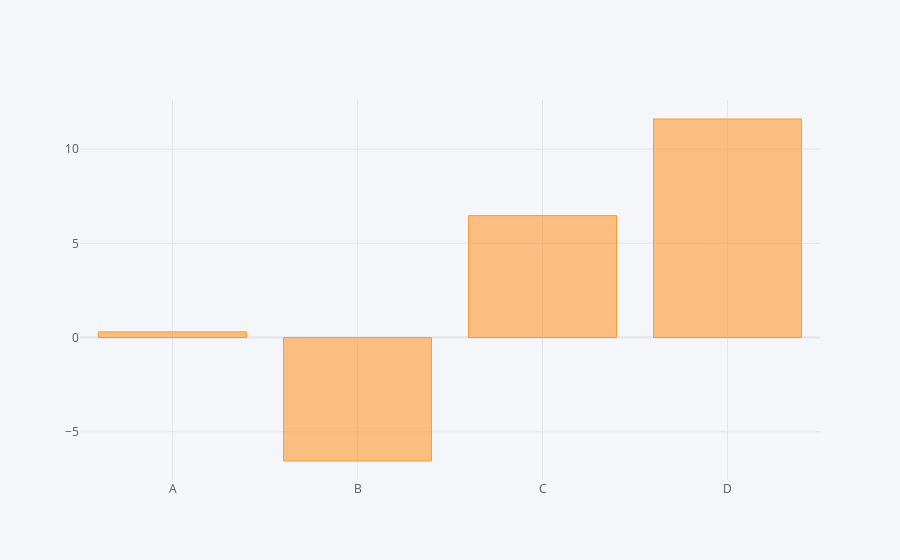

Write notebook code for a chart like this one.
### Code cell
df.sum().iplot(kind='bar')

### Figure 1 — Plotly figure (JSON) as saved in the notebook; plotly's stock layout.template omitted (floating-point values rounded to 4 significant figures)
{"data": [{"marker": {"color": "rgba(255, 153, 51, 0.6)", "line": {"color": "rgba(255, 153, 51, 1.0)", "width": 1}}, "name": "None", "orientation": "v", "text": "", "type": "bar", "x": ["A", "B", "C", "D"], "y": [0.302, -6.551, 6.472, 11.6]}], "layout": {"legend": {"bgcolor": "#F5F6F9", "font": {"color": "#4D5663"}}, "paper_bgcolor": "#F5F6F9", "plot_bgcolor": "#F5F6F9", "title": {"font": {"color": "#4D5663"}}, "xaxis": {"gridcolor": "#E1E5ED", "showgrid": true, "tickfont": {"color": "#4D5663"}, "title": {"font": {"color": "#4D5663"}, "text": ""}, "zerolinecolor": "#E1E5ED"}, "yaxis": {"gridcolor": "#E1E5ED", "showgrid": true, "tickfont": {"color": "#4D5663"}, "title": {"font": {"color": "#4D5663"}, "text": ""}, "zerolinecolor": "#E1E5ED"}}}
